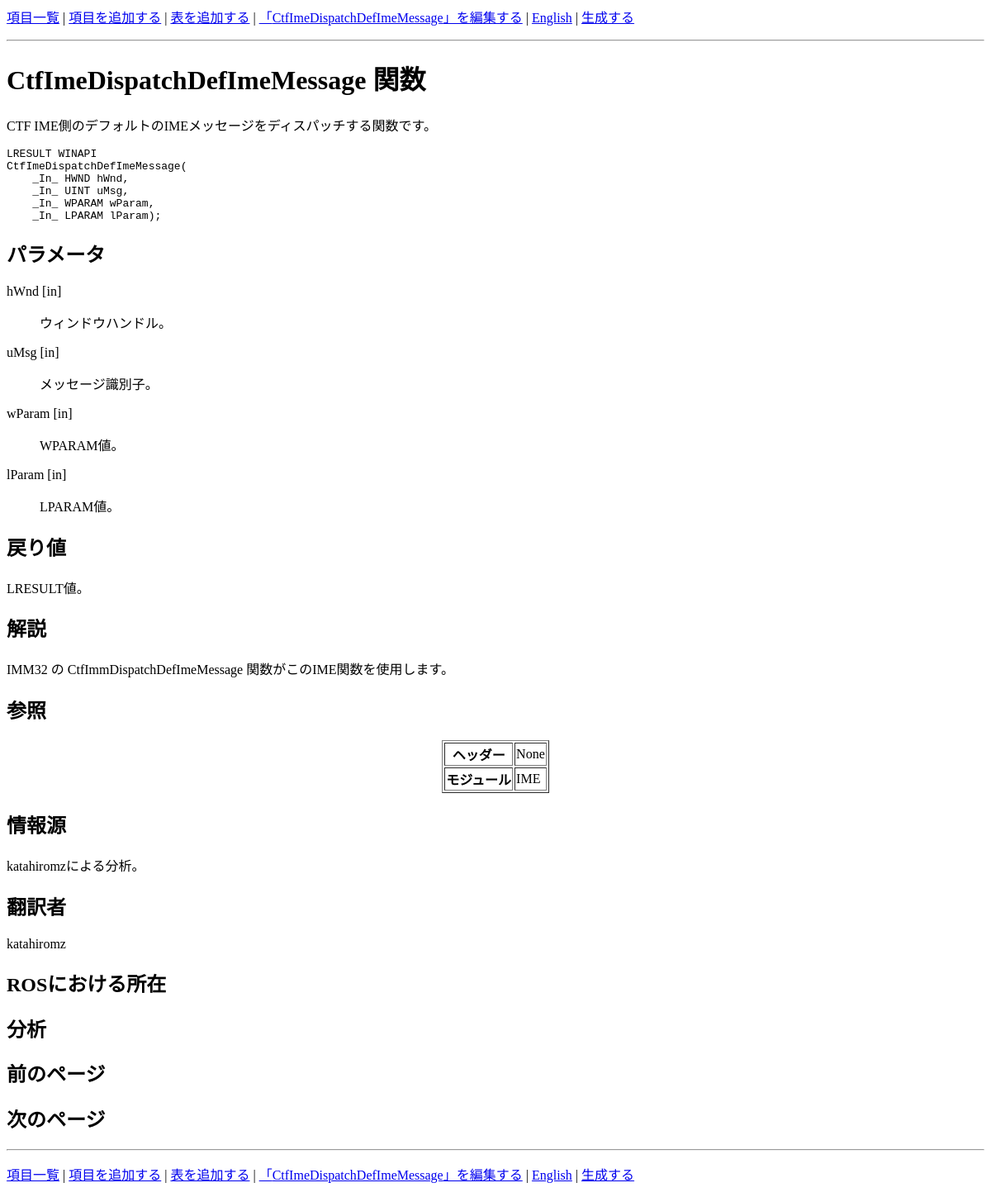
The page /show_entry.php?entry_name=CtfImeDispatchDefImeMessage on the database as committed earlier.
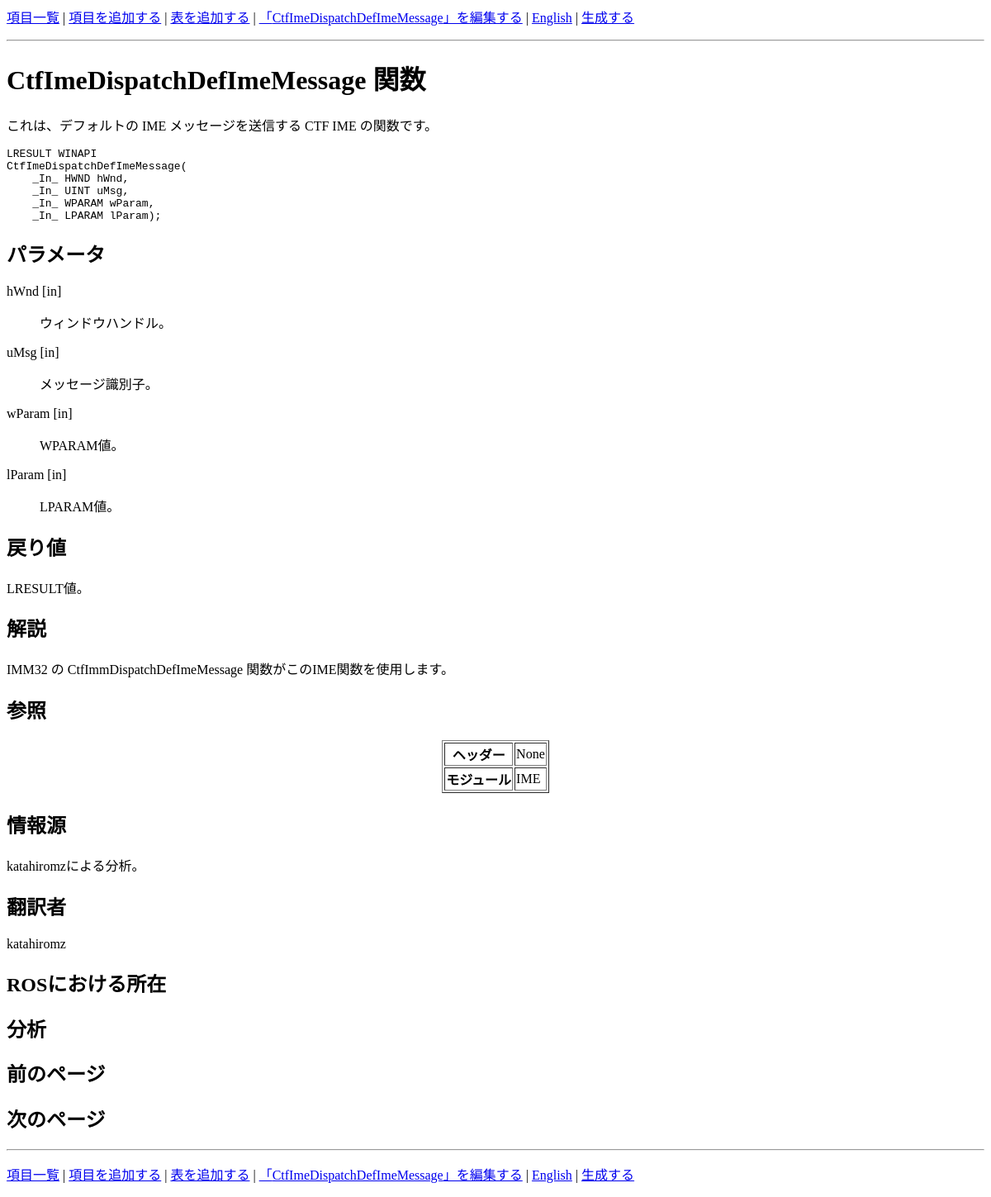
The same page on the database as committed later.
### tables this page shows
CREATE TABLE `entries` (
  `entry_name` varchar(60) NOT NULL,
  `entry_type` varchar(32) NOT NULL,
  `description` varchar(8192) DEFAULT NULL,
  `syntax` varchar(2048) DEFAULT NULL,
  `parameters` varchar(2048) DEFAULT NULL,
  `return_value` varchar(1024) DEFAULT NULL,
  `remarks` varchar(4096) DEFAULT NULL,
  `see_also` varchar(2048) DEFAULT NULL,
  `added_time` timestamp NOT NULL DEFAULT current_timestamp(),
  `modified_time` timestamp NOT NULL DEFAULT current_timestamp(),
  `header` varchar(128) DEFAULT NULL,
  `modules` varchar(128) DEFAULT NULL,
  `sources` varchar(256) DEFAULT NULL,
  `translators` varchar(128) DEFAULT NULL,
  `ros_location` varchar(256) DEFAULT NULL,
  `analysis` varchar(512) DEFAULT NULL,
  `prev_page` varchar(64) NOT NULL,
  `next_page` varchar(64) NOT NULL
);

### show_entry.php (the view, shortened to what this page needs)
<?php
function translate($text) {
	return $text;
}
function get_field($name) {
	global $assoc;
	if (isset($assoc) && isset($assoc[$name])) {
		return htmlspecialchars($assoc[$name]);
	}
	return NULL;
}
function get_paragraph($field) {
	$field = preg_replace('/\r\n/', "\n", $field);
	$field = preg_replace('/\n\n\n+/', "\n\n", $field);
	$field = preg_replace('/\n +\n/', "\n\n", $field);
	$paragraphs = explode("\n\n", $field);
	$array = array();
	foreach ($paragraphs as $paragraph) {
		if (preg_match('/^ *\* /', $paragraph)) {
			$items = preg_split('/(^|\n) *\*/', $paragraph);
			array_shift($items);
			$paragraph = "<ul>\n";
			foreach ($items as $item) {
				$paragraph .= "<li>";
				$paragraph .= $item;
				$paragraph .= "</li>\n";
			}
			$paragraph .= "</ul>\n";
		} else if (preg_match('/\[table:([^\]]+)\]/m', $paragraph, $matches)) {
			$paragraph = get_table($matches[1]);
		} else if (preg_match('/&lt;pre&gt;/m', $paragraph, $matches) &&
                   preg_match('/&lt;\/pre&gt;/m', $paragraph, $matches)) {
            $paragraph = str_replace("&lt;pre&gt;", "", $paragraph);
            $paragraph = str_replace("&lt;/pre&gt;", "", $paragraph);
            $paragraph = "<pre>" . $paragraph . "</pre>\n";
		} else {
			$paragraph = "<p>" . $paragraph . "</p>\n";
		}
		$array[] = $paragraph;
	}
	return implode("\n", $array);
}
function get_parameters($name) {
	$value = get_field($name);
	$lines = explode(constant('PARAM_SEP'), $value);
	$a = array();
	foreach ($lines as $line) {
		$a[] = explode(constant('PARAM_DASH'), $line);
	}
	$str = "<dl>\n";
	foreach ($a as $item) {
		$item[0] = trim($item[0]);
		$item[1] = trim($item[1]);
		$str .= "<dt>" . $item[0] . "</dt>\n";
		$str .= "<dd>" . get_paragraph($item[1]) . "</dd>\n";
	}
	$str .= "</dl>\n";
	return $str;
}
function get_sources($name) {
	$sources = get_field($name);
	return preg_replace('/^((https?|ftp)(:\/\/[-_.!~*\'()a-zA-Z0-9;\/?:\@&=+\$,%#]+))$/', '<a href="${1}" target="_blank">${1}</a>', $sources);
}
function replace_keyword($text) {
	$see_also = get_field("see_also");
	return $text;
}
$names = array(
	'entry_name',
	'entry_type',
	'description',
	'syntax',
	'parameters',
	'return_value',
	'remarks',
	'see_also',
	'header',
	'modules',
	'sources',
	'translators',
	'ros_location',
	'analysis',
	'prev_page',
	'next_page'
);
$mysqli = new mysqli("localhost", "root");
if ($mysqli) {
	$mysqli->set_charset("utf8");
	$mysqli->select_db(constant('DB_NAME'));
	$q = "SELECT ";
	$i = 0;
	foreach ($names as $name) {
		if ($i != 0) {
			$q .= ", ";
		}
		$q .= $name;
		$i++;
	}
	$q .= " FROM entries ";
	$q .= "WHERE entry_name='";
	$q .= $mysqli->real_escape_string($_GET["entry_name"]);
	$q .= "'";
	$result = $mysqli->query($q);
	if ($result) {
		$assoc = $result->fetch_array(MYSQLI_ASSOC);
	} else {
		echo $mysqli->error;
	}
} else {
	echo "cannot connect";
}
?><html><head>
</head>
<body>
<p>
	<a href="entries.php">項目一覧</a> |
	<a href="add_entry.php">項目を追加する</a> |
	<a href="add_table.php">表を追加する</a> |
	<a href="edit_entry.php?entry_name=<?= $_GET["entry_name"] ?>">「<?= $_GET["entry_name"] ?>」を編集する</a> |
	<a href="../en/show_entry.php?entry_name=<?= $_GET["entry_name"] ?>">English</a> |
	<a href="generate.php">生成する</a>
</p>
<hr />
<h1><?= translate(get_field("entry_name")) . " " . get_field("entry_type") ?></h1>
<?= replace_keyword(get_paragraph(get_field("description"))) ?>
<pre><?= get_field("syntax") ?></pre>
<h2>パラメータ</h2>
<?= replace_keyword(get_parameters("parameters"))  ?>
<h2>戻り値</h2>
<?= replace_keyword(get_paragraph(get_field("return_value"))) ?>
<h2>解説</h2>
<?= replace_keyword(get_paragraph(get_field("remarks"))) ?>
<h2>参照</h2>
<table border="1" align="center">
	<tr>
		<th>ヘッダー</th>
		<td><?= get_field("header") ?></td>
	</tr>
	<tr>
		<th>モジュール</th>
		<td><?= get_field("modules") ?></td>
	</tr>
</table>
<h2>情報源</h2>
<p>
	<?= get_sources("sources") ?>
</p>
<h2>翻訳者</h2>
<p>
	<?= get_sources("translators") ?>
</p>
<h2>ROSにおける所在</h2>
<h2>分析</h2>
<h2>前のページ</h2>
<h2>次のページ</h2>
<hr />
<p>
	<a href="entries.php">項目一覧</a> |
	<a href="add_entry.php">項目を追加する</a> |
	<a href="add_table.php">表を追加する</a> |
	<a href="edit_entry.php?entry_name=<?= $_GET["entry_name"] ?>">「<?= $_GET["entry_name"] ?>」を編集する</a> |
	<a href="../en/show_entry.php?entry_name=<?= $_GET["entry_name"] ?>">English</a> |
	<a href="generate.php">生成する</a>
</p>
</body></html>

Rows that differ between the two databases and show on the page:
changed entries "CtfImeDispatchDefImeMessage": description "CTF IME側のデフォルトのIMEメッセージをディスパッチする関数です。 LRESULT値。 IMM32 の CtfImmDispatchDefImeMessage 関数がこのIME関数を使用します。" → "これは、デフォルトの IME メッセージを送信する CTF IME の関数です。 LRESULT値。 IMM32 の CtfImmDispatchDefImeMessage 関数がこのIME関数を使用します。"
